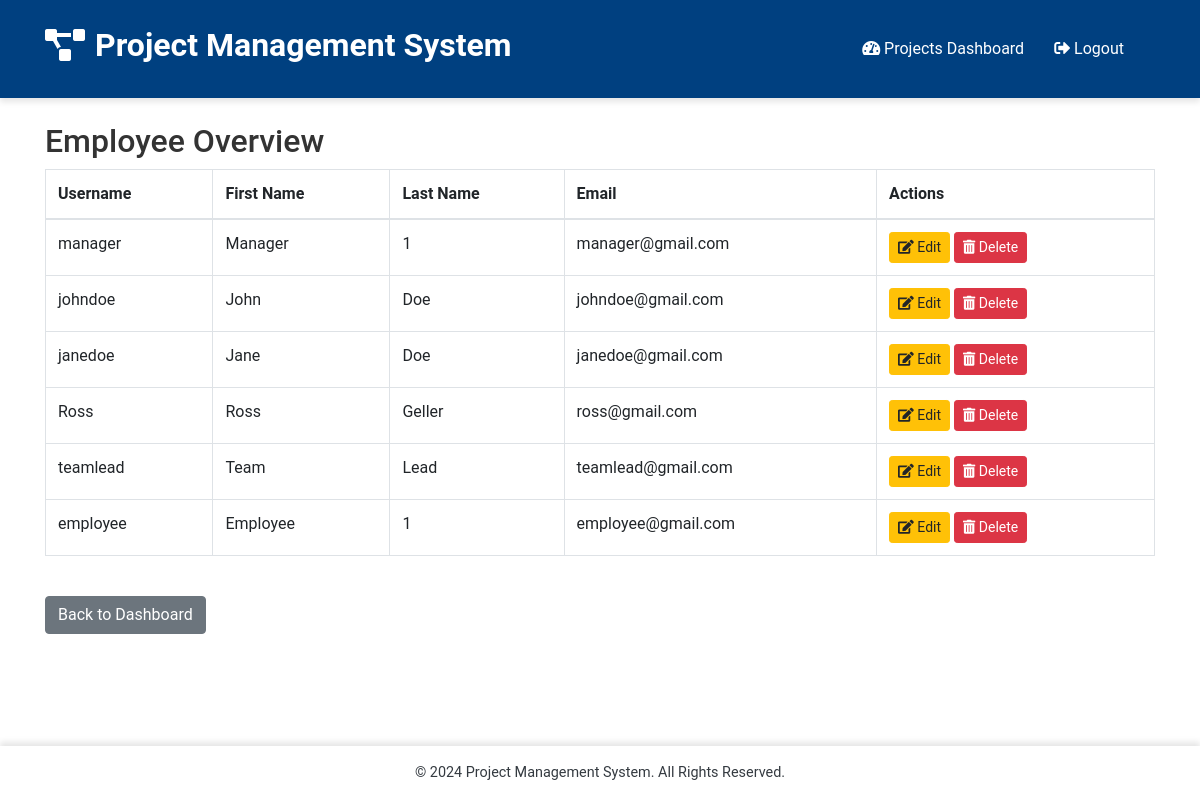
Page /employee_overview/ (signed in) on the committed database.
### app/models.py (models this page shows)
class User(AbstractUser):
    ROLE_CHOICES = (
        ('Manager', 'Manager'),
        ('Team Lead', 'Team Lead'),
        ('Employee', 'Employee'),
    )
    role = models.CharField(max_length=10, choices=ROLE_CHOICES)

### app/views.py (the view)
# urls.py: path('employee_overview/', views.employee_overview, name='employee_overview'),
@login_required
def employee_overview(request):
    employees = User.objects.filter(is_staff=False)  # Adjust as needed for your custom user fields
    return render(request, 'employee_overview.html', {'employees': employees})

### app/templates/employee_overview.html (shortened to what this page needs)
{% extends 'base.html' %}
{% block content %}
<h2>Employee Overview</h2>
<table class="table table-bordered">
    <thead>
        <tr>
            <th>Username</th>
            <th>First Name</th>
            <th>Last Name</th>
            <th>Email</th>
            <th>Actions</th>
        </tr>
    </thead>
    <tbody>
        {% if employees %}
            {% for employee in employees %}
            <tr>
                <td>{{ employee.username }}</td>
                <td>{{ employee.first_name }}</td>
                <td>{{ employee.last_name }}</td>
                <td>{{ employee.email }}</td>
                <td>
                    <a href="{% url 'edit_employee' employee.id %}" class="btn btn-sm btn-warning"> <i class="fas fa-edit"></i> Edit</a>
                    <form action="{% url 'delete_employee' employee.id %}" method="post" style="display:inline;" onsubmit="return confirm('Are you sure you want to delete this employee?');">
                        <button type="submit" class="btn btn-sm btn-danger"><i class="fas fa-trash-alt"></i> Delete</button>
                    </form>
                </td>
            </tr>
            {% endfor %}
        {% else %}
            <tr>
                <td colspan="5">No employees found.</td>
            </tr>
        {% endif %}
    </tbody>
</table>
<a href="{% url 'manager_dashboard' %}" class="btn btn-secondary mt-4">Back to Dashboard</a>
{% endblock %}

### app/static/css/style.css (style rules this page uses)
body { font-family: 'Roboto', 'Helvetica', sans-serif; background-color: #ffffff; color: #333; overflow-x: hidden; }
.fade-in { animation: fadeInPage 0.7s ease-in-out; }

### rows in the picture
User: username "manager", first_name "Manager", last_name "1", email "manager@gmail.com"
User: username "johndoe", first_name "John", last_name "Doe", email "johndoe@gmail.com"
User: username "janedoe", first_name "Jane", last_name "Doe", email "janedoe@gmail.com"
User: username "Ross", first_name "Ross", last_name "Geller", email "ross@gmail.com"
User: username "teamlead", first_name "Team", last_name "Lead", email "teamlead@gmail.com"
User: username "employee", first_name "Employee", last_name "1", email "employee@gmail.com"
